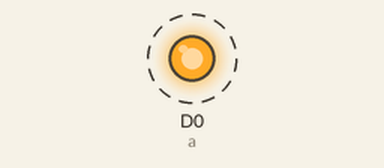
This sketch was run on a simulated ESP8266 (NodeMCU). Parts: output pins drawn as LEDs (lit = HIGH). Dashed ring = blinking.

Above: at 0.5 s.
Timing chart, 0 to 4.6 s (numbered marks = the images above):
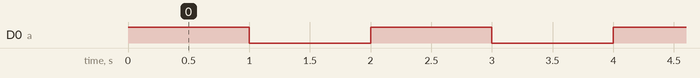

Measured:
- by itself, D0 (a): alternates HIGH for 1.0 s and LOW for 1.0 s

The sketch:

test.ino
```cpp
#define a D0
void setup() {
  pinMode(a,OUTPUT);

}

void loop() {

digitalWrite(a, HIGH);   // turn the LED on (HIGH is the voltage level)
  delay(1000);                       // wait for a second
  digitalWrite(a, LOW);    // turn the LED off by making the voltage LOW
  delay(1000);
}
```
